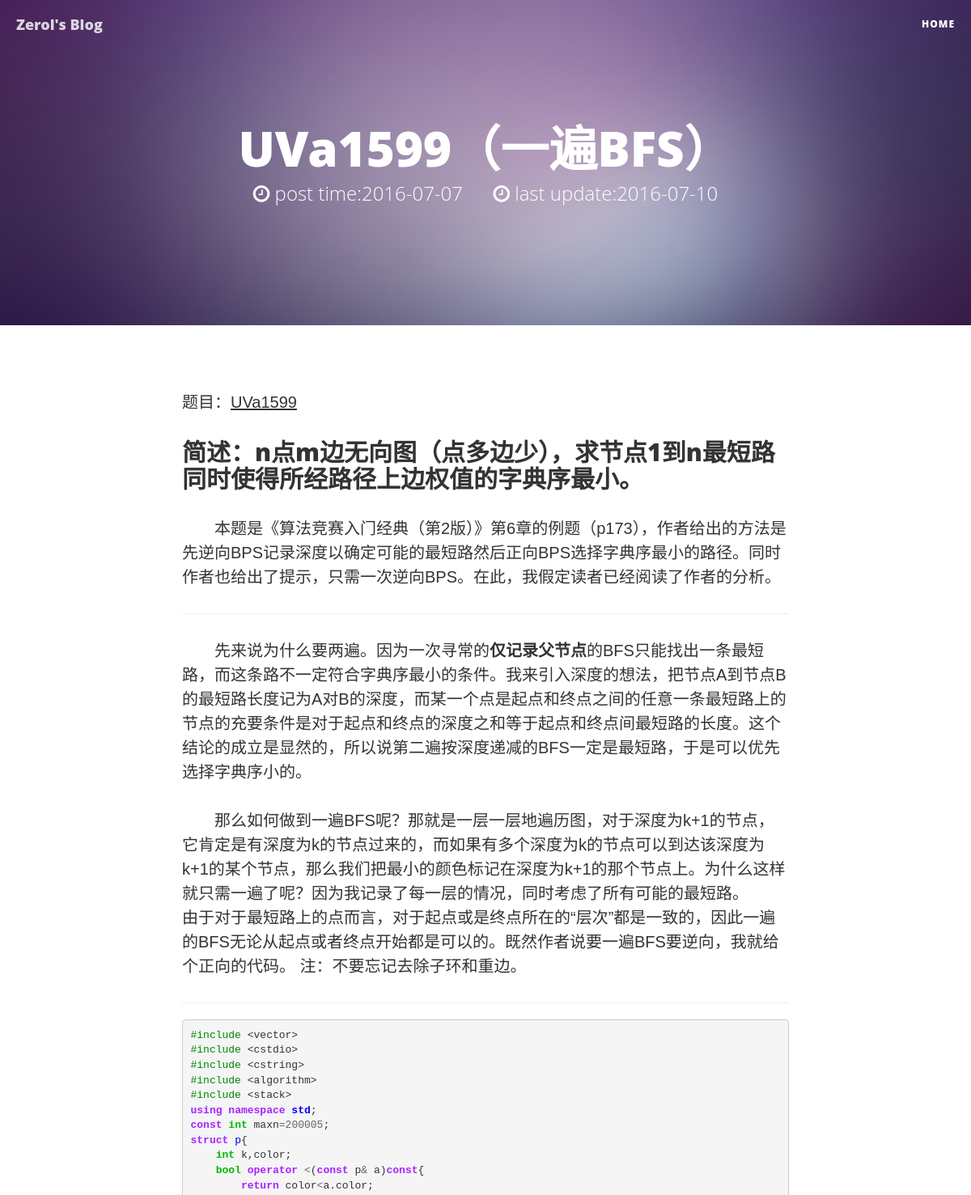
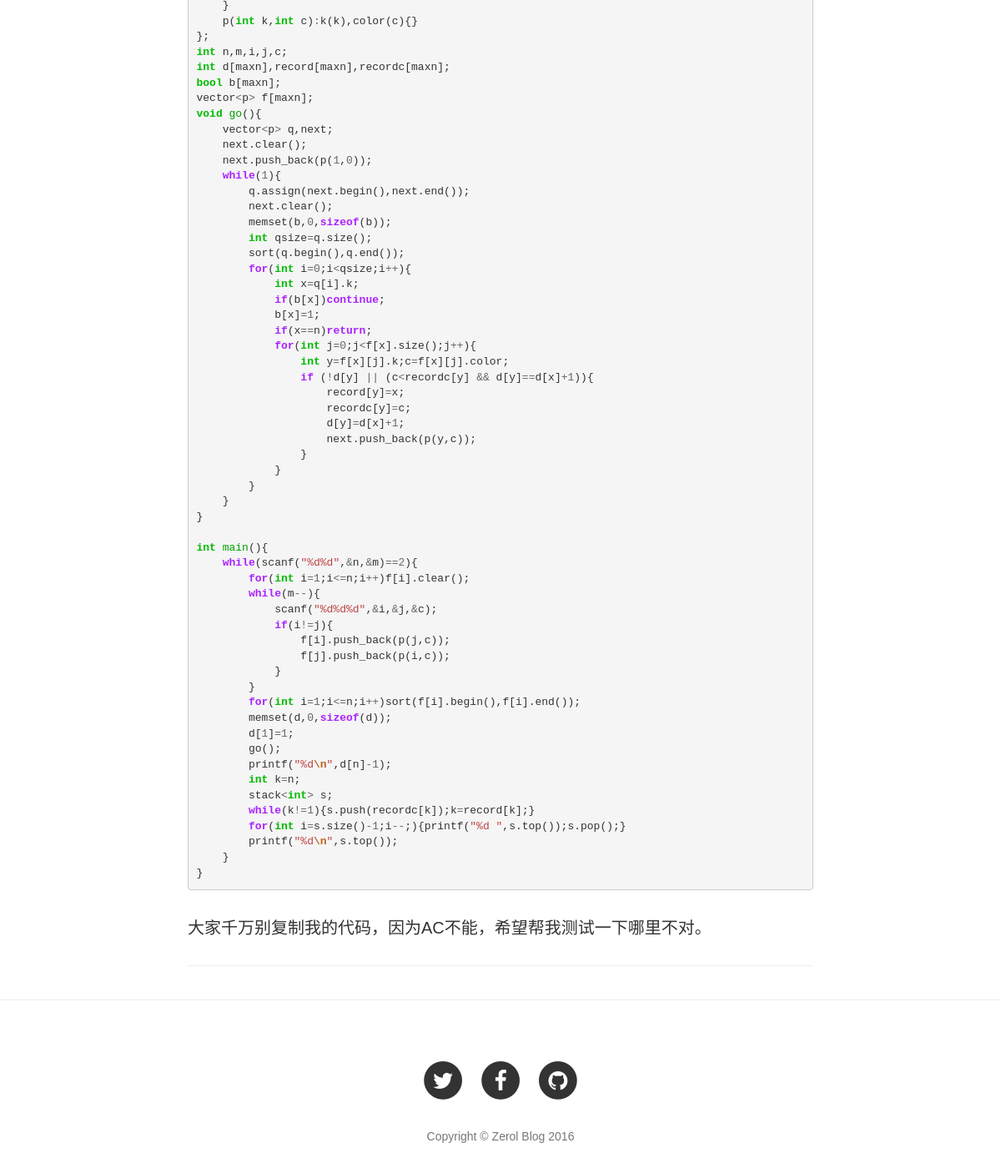
Page /blog/article/17 on the committed database (2 pictures, top to bottom).
### blog/models.py (models this page shows, shortened)
class Article(models.Model):
    STATUS_CHOICES = (
        ('d', 'Draft'),
        ('p', 'Published'),
    )
    title = models.CharField('标题', max_length=70)
    body = models.TextField('正文')
    created_time = models.DateTimeField('创建时间', auto_now_add=True)
    last_modified_time = models.DateTimeField('修改时间', auto_now=True)
    status = models.CharField('文章状态', max_length=1, choices=STATUS_CHOICES)
    abstract = models.TextField('摘要', max_length=140, blank=True, null=True)
    views = models.PositiveIntegerField('浏览量', default=0)
    topped = models.BooleanField('置顶', default=False)
    category = models.ForeignKey('Category', verbose_name='分类', null=True, on_delete=models.SET_NULL)
    tags = models.ManyToManyField('Tag', verbose_name='标签集合', blank=True)
    class Meta:
        ordering = ['-last_modified_time']

### blog/views.py (the view)
# urls.py: url(r'^article/(?P<article_id>\d+)$', views.ArticleDetailView.as_view(), name='detail'),
class ArticleDetailView(DetailView):
    model = Article
    template_name = "detail.html"
    context_object_name = "article"
    pk_url_kwarg = 'article_id'
    def get_object(self):
        obj = super(ArticleDetailView, self).get_object()
        obj.body = markdown2.markdown(obj.body, extras=['fenced-code-blocks'])
        return obj

### templates/detail.html (shortened to what this page needs)
{% extends 'base.html' %}
{% load staticfiles %}
{% block body %}
    <header class="intro-header" style="background-image: url('{% static 'img/home-bg.jpg' %}')">
        <div class="container">
            <div class="row">
                <div class="col-lg-8 col-lg-offset-2 col-md-10 col-md-offset-1">
                    <div class="site-heading">
                        <h1 style="font-size: 60px">{{ article.title }}</h1>
                        <span class="subheading">
                            <i class="fa fa-clock-o" aria-hidden="true"></i>
                            post time:{{ article.created_time | date:"Y-m-d"}}
                            {% if article.last_modified_time.date != article.created_time.date %}
                            <i class="fa fa-clock-o" aria-hidden="true"></i>
                            last update:{{ article.last_modified_time | date:"Y-m-d"}}
                            {% endif %}
                        </span>
                    </div>
                </div>
            </div>
        </div>
    </header>
    <article>
        <div class="container">
            <div class="row">
                <div class="col-lg-8 col-lg-offset-2 col-md-10 col-md-offset-1">
                    {{ article.body |safe }}
                    <hr>
                </div>
            </div>
        </div>
    </article>
    <hr>
{% endblock %}

### blog/static/css/highlight.css (style rules this page uses)
.codehilite .k { color: #AA22FF; font-weight: bold }
.codehilite .o { color: #666666 }
.codehilite .cp { color: #008800 }
.codehilite .kt { color: #00BB00; font-weight: bold }
.codehilite .s { color: #BB4444 }
.codehilite .nc { color: #0000FF }
.codehilite .nf { color: #00A000 }
.codehilite .nn { color: #0000FF; font-weight: bold }
.codehilite .w { color: #bbbbbb }
.codehilite .mi { color: #666666 }
.codehilite .se { color: #BB6622; font-weight: bold }

### templates/base.html (style rules this page uses)
body { font-family:"Microsoft YaHei",Arial,Helvetica,sans-serif,"宋体"; }

### rows in the picture
Article: title "UVa1599（一遍BFS）", created_time "2016-07-07", last_modified_time "2016-07-10", body "题目： UVa1599 简述：n点m边无向图（点多边少），求节点1到n最短路同时使得所经路径上边权值的字典序最小。 本题是《算法竞赛入门经典（第2版）》第6章的例题（p173），作者给出的方法是先逆向BPS记录深度以确定可能的最短路然后正向BPS选择字典序最小的路径。同时作者也给出了提示，只需一次逆向BPS。在此，我假定读者已经阅读了作者的分析。 先来说为什么要两遍。因为一次寻常的 仅记录父节点 的BFS只能找出一条最短路，而这条路不一定符合字典序最小的条件。我来引入深度的想法，把节点A到节点B的最短路长度记为A对B的深度，而某一个点是起点和终点之间的任意一条最短路上的节点的充要条件是对于起点和终点的深度之和等于起点和终点间最短路的长度。这个结论的成立是显然的，所以说第二遍按深度递减的BFS一定是最短路，于是可以优先选择字典序小的。 那么如何做到一遍BFS呢？那就是一层一层地遍历图，对于深度为k+1的节点，它肯定是有深度为k的节点过来的，而如果有多个深度为k的节点可以到达该深度为k+1的某个节点，那么我们把最小的颜色标记在深度为k+1的那个节点上。为什么这样就只需一遍了呢？因为我记录了每一层的情况，同时考虑了所有可能的最短路。 由于对于最短路上的点而言，对于起点或是终点所在的“层次”都是一致的，因此一遍的BFS无论从起点或者终点开始都是可以的。既然作者说要一遍BFS要逆向，我就给个正向的代码。 注：不要忘记去除子环和重边。 #include <vector> #include <cstdio> #include <cstring> #include <algorithm>…"
